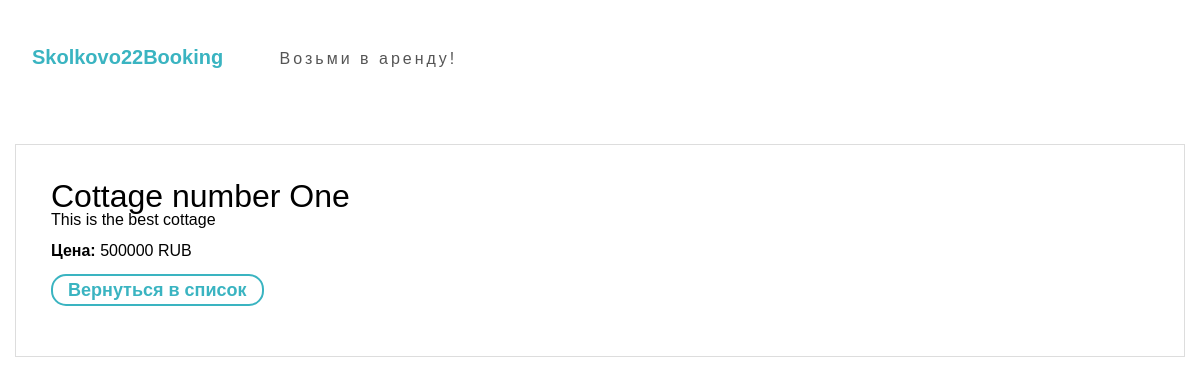
The app's page /estate/1 with its own data.
### tables this page shows
CREATE TABLE `estate` (
    `id` INT(4) NOT NULL AUTO_INCREMENT,
    `title` VARCHAR(255) NOT NULL,
    `summary` TEXT,
    `type` VARCHAR(20) NOT NULL,
    `price` INT(10) NOT NULL,
    `currency` CHAR(3) NOT NULL,
    PRIMARY KEY (`id`)
);

### src/Booking/Base/AbstractModule.php (called while the page is built, shortened)
<?php
abstract class AbstractModule implements ModuleInterface
{
    protected $viewDir;
    final public function setViewDir(string $viewDir): void
    {
        if (is_null($this->viewDir)) {
            $this->viewDir = $viewDir;
        }
    }
    protected function render(string $view, array $vars = []): ServerMessageInterface
    {
        $templateEngine = new TemplateEngine();
        $templateEngine->setContent($this->renderView($view, $vars));
        $content = ob_get_contents();
        return new Response($content);
    }
    protected function renderView(string $view, array $vars = []): string
    {
        extract($vars);
        $content = '';
        if (file_exists($this->viewDir . '/' . $view)) {
            require_once $this->viewDir . '/' . $view;
            $content = ob_get_contents();
        }
        return $content;
    }
}

### modules/Skolkovo22/Estates/Estate/Module.php (called while the page is built, shortened)
<?php
final class Module extends AbstractEstatesModule
{
    public function run(ClientMessageInterface $request): ServerMessageInterface
    {
        $estate = $this->repository->getById((int)$request->getAttribute(self::ATTR_ENTITY_ID));
        return $this->render(
            'card.php',
            [
                'estate' => $estate,
                'router' => $this->router,
            ]
        );
    }
}

### web/index.php (called while the page is built, shortened)
<?php
(new App(dirname(__DIR__)))->run();

### src/Booking/Http/Request.php (called while the page is built, shortened)
<?php
final class Request implements ClientMessageInterface
{
    private $_attributes = [];
    public function getAttribute(string $name): ?string
    {
        if ($this->hasAttribute($name)) {
            return $this->_attributes[$name];
        }
        return null;
    }
    public function hasAttribute(string $name): bool
    {
        return array_key_exists($name, $this->_attributes);
    }
    public function setAttribute(string $name, string $value): void
    {
        $this->_attributes[$name] = $value;
    }
}

### src/Booking/Service/Storage/Connection.php (called while the page is built, shortened)
<?php
class Connection implements ConnectionInterface
{
    protected $_connection;
    public function getConnection(): \PDO
    {
        if (is_null($this->_connection)) {
            $this->_connection = new \PDO(
                $this->dsn,
                $this->username,
                $this->password,
                $this->options
            );
        }
        return $this->_connection;
    }
}

### modules/Skolkovo22/Estates/Service/EstateRepository.php (called while the page is built, shortened)
<?php
final class EstateRepository
{
    public function getById(int $id): ?Estate
    {
        return $this->connection
            ->getConnection()
            ->query(sprintf('SELECT * FROM `estate` WHERE `id`= %d;', $id))
            ->fetchObject(Estate::class) ?: null;
    }
}

### src/Booking/Routing/RoutesCollection.php (called while the page is built, shortened)
<?php
class RoutesCollection implements RoutesCollectionInterface
{
    protected $_collection = [];
    public function route(string $name, string $rule, string $action, array $methods = ClientMessageInterface::HTTP_METHODS): void
    {
        $this->_collection[$name] = new Route($rule, $action, $methods);
    }
    public function getRoute(string $name): RouteInterface
    {
        return $this->_collection[$name];
    }
}

### src/Booking/Routing/Route.php (called while the page is built, shortened)
<?php
class Route implements RouteInterface
{
    public function getRule(): string
    {
        return $this->rule;
    }
}

### src/Booking/Routing/Router.php (called while the page is built, shortened)
<?php
class Router implements RouterInterface
{
    public function getRouteUrl(string $name, array $vars = []): string
    {
        return $this->getRealRouteUrl($this->collection->getRoute($name)->getRule(), $vars);
    }
    protected function getRealRouteUrl(string $rule, array $vars): string
    {
        return $rule;
    }
}

### view/skolkovo22/estates/estate/card.php (the view)
<div class="estate-page">
    <h1><?= $estate->title; ?></h1>
    <p><?= $estate->summary; ?></p>
    <p><strong>Цена:</strong> <?= $estate->price; ?> <?= $estate->currency; ?></p>
    <p><a href="<?= $router->getRouteUrl('estates'); ?>" class="btn">Вернуться в список</a></p>
</div>

### web/assets/main.css (style rules this page uses)
html, body, div, span, applet, object, iframe, h1, h2, h3, h4, h5, h6, p, blockquote, pre, a, abbr, acronym, address, big, cite, code, del, dfn, em, img, ins, kbd, q, s, samp, small, strike, strong, sub, sup, tt, var, b, u, i, center, dl, dt, dd, ol, ul, li, fieldset, form, label, legend, table, caption, tbody, tfoot, thead, tr, th, td, article, aside, canvas, details, embed, figure, figcaption, footer, header, hgroup, menu, nav, output, ruby, section, summary, time, mark, audio, video { margin: 0; padding: 0; border: 0; font-size: 100%; font: inherit; vertical-align: baseline; }
body { line-height: 1; }
.estate-page { border: 1px solid #dddddd; padding: 35px; }
h1 { font-size: 32px; }
p { margin-bottom: 15px; }
strong { font-weight: 700; }
.btn { background: none; border: 2px solid #3ab4c1; border-radius: 15px; color: #3ab4c1; cursor: pointer; display: inline-block; font-size: 18px; font-weight: 700; text-decoration: none; padding: 5px 15px; }

### records on screen
estate: title "Cottage number One", summary "This is the best cottage", price "500000", currency "RUB"
